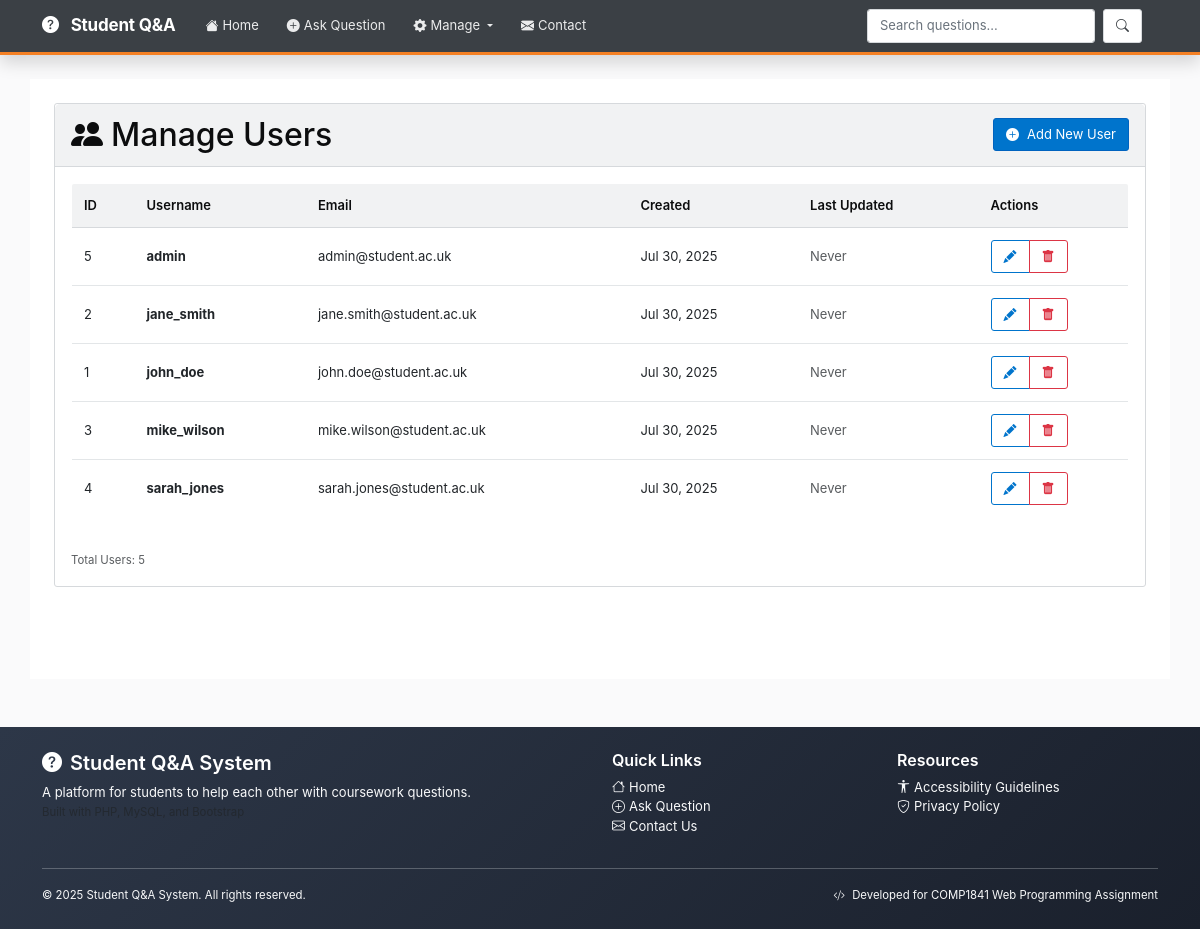
The page /manage_users.php on the database its author committed.
### tables this page shows
CREATE TABLE users (
    user_id INT PRIMARY KEY AUTO_INCREMENT,
    username VARCHAR(50) NOT NULL UNIQUE,
    email VARCHAR(100) NOT NULL UNIQUE,
    created_at TIMESTAMP DEFAULT CURRENT_TIMESTAMP,
    updated_at TIMESTAMP DEFAULT CURRENT_TIMESTAMP ON UPDATE CURRENT_TIMESTAMP
);

### modules/users.php (called while the page is built, shortened)
<?php
function getAllUsers()
{
    try {
        $pdo = getDbConnection();
        $stmt = $pdo->query("SELECT * FROM users ORDER BY username ASC");
        return $stmt->fetchAll();
    } catch (Exception $e) {
        error_log("Error getting users: " . $e->getMessage());
        return [];
    }
}
?>

### manage_users.php (the view, shortened to what this page needs)
<?php
require_once 'modules/users.php';
$users = getAllUsers();
include 'includes/header.php';
?>
<div class="row">
    <div class="col-12">
        <div class="card">
            <div class="card-header">
                <div class="d-flex justify-content-between align-items-center">
                    <h2 class="mb-0">
                        <i class="bi bi-people-fill me-2"></i>Manage Users
                    </h2>
                    <button class="btn btn-primary" data-bs-toggle="modal" data-bs-target="#addUserModal">
                        <i class="bi bi-plus-circle-fill me-2"></i>Add New User
                    </button>
                </div>
            </div>
            <div class="card-body">
                <?php if (empty($users)): ?>
                    <div class="text-center py-5">
                        <i class="bi bi-people display-1 text-muted mb-3"></i>
                        <h4 class="text-muted">No users found</h4>
                        <p class="text-muted mb-4">Add your first user to get started.</p>
                        <button class="btn btn-primary" data-bs-toggle="modal" data-bs-target="#addUserModal">
                            <i class="bi bi-plus-circle-fill me-2"></i>Add First User
                        </button>
                    </div>
                <?php else: ?>
                    <div class="table-responsive">
                        <table class="table table-hover">
                            <thead>
                                <tr>
                                    <th>ID</th>
                                    <th>Username</th>
                                    <th>Email</th>
                                    <th>Created</th>
                                    <th>Last Updated</th>
                                    <th width="150">Actions</th>
                                </tr>
                            </thead>
                            <tbody>
                                <?php foreach ($users as $user): ?>
                                    <tr>
                                        <td><?php echo $user['user_id']; ?></td>
                                        <td>
                                            <strong><?php echo htmlspecialchars($user['username']); ?></strong>
                                        </td>
                                        <td><?php echo htmlspecialchars($user['email']); ?></td>
                                        <td><?php echo date('M j, Y', strtotime($user['created_at'])); ?></td>
                                        <td>
                                            <?php
                                            if ($user['updated_at'] !== $user['created_at']) {
                                                echo date('M j, Y', strtotime($user['updated_at']));
                                            } else {
                                                echo '<span class="text-muted">Never</span>';
                                            }
                                            ?>
                                        </td>
                                        <td>
                                            <div class="btn-group btn-group-sm">
                                                <button class="btn btn-outline-primary"
                                                    onclick="editUser(<?php echo htmlspecialchars(json_encode($user)); ?>)">
                                                    <i class="bi bi-pencil-fill"></i>
                                                </button>
                                                <button class="btn btn-outline-danger"
                                                    onclick="deleteUser(<?php echo $user['user_id']; ?>, '<?php echo htmlspecialchars($user['username']); ?>')">
                                                    <i class="bi bi-trash-fill"></i>
                                                </button>
                                            </div>
                                        </td>
                                    </tr>
                                <?php endforeach; ?>
                            </tbody>
                        </table>
                    </div>
                    <div class="mt-3">
                        <small class="text-muted">
                            Total Users: <?php echo count($users); ?>
                        </small>
                    </div>
                <?php endif; ?>
            </div>
        </div>
    </div>
</div>
<?php include 'includes/footer.php'; ?>

### assets/css/style.css (style rules this page uses)
:root { --so-orange: #f48024; --so-orange-dark: #da670b; --so-blue: #0074cc; --so-blue-dark: #0063bf; --so-green: #5eba7d; --so-red: #d1383d; --so-yellow: #fff8dc; --so-gray-50: #fafafb; --so-gray-100: #f1f2f3; --so-gray-200: #e3e6e8; --so-gray-300: #d6d9dc; --so-gray-400: #9fa6ad; --so-gray-500: #6a737c; --so-gray-600: #525960; --so-gray-700: #3b4045; --so-gray-800: #2f3337; --so-gray-900: #232629; --so-white: #ffffff; --so-black: #0c0d0e; --shadow-sm: 0 1px 2px rgba(0, 0, 0, 0.05); --shadow-md: 0 1px 3px rgba(0, 0, 0, 0.1); --shadow-lg: 0 4px 6px rgba(0, 0, 0, 0.1); }
body { font-family: -apple-system, BlinkMacSystemFont, "Segoe UI Adjusted", "Segoe UI", "Liberation Sans", sans-serif; line-height: 1.5; background-color: var(--so-gray-50); color: var(--so-black); font-size: 13px; }
.card { border: 1px solid var(--so-gray-300); background-color: var(--so-white); border-radius: 3px; box-shadow: none; transition: all 0.15s ease; overflow: visible; }
.card-header { background-color: var(--so-gray-100); color: var(--so-black); border-bottom: 1px solid var(--so-gray-300); font-weight: 600; border-radius: 3px 3px 0 0; padding: 12px 16px; font-size: 15px; }
.card-header h1, .card-header h2, .card-header h3, .card-header h4, .card-header h5, .card-header h6 { color: var(--so-black); margin-bottom: 0; }
.btn { font-weight: 400; border-radius: 3px; transition: all 0.1s ease; padding: 8px 12px; border: 1px solid; font-size: 13px; line-height: 1.15384615; }
.btn-primary { background-color: var(--so-blue); border-color: var(--so-blue-dark); color: var(--so-white); }
.btn-outline-primary { border: 1px solid var(--so-blue); color: var(--so-blue); background-color: transparent; }
.table { background-color: var(--so-white); border-radius: 3px; overflow: hidden; box-shadow: none; border: 1px solid var(--so-gray-300); }
.table thead th { background-color: var(--so-gray-100); color: var(--so-black); border-bottom: 1px solid var(--so-gray-300); font-weight: 600; padding: 12px; font-size: 13px; }
.table tbody tr { transition: background-color 0.1s ease; }
.table tbody td { padding: 12px; border-color: var(--so-gray-200); vertical-align: middle; font-size: 13px; }

### rows shown on the page
users: user_id "5", username "admin", email "admin@student.ac.uk", created_at "Jul 30, 2025", shows "Never"
users: user_id "2", username "jane_smith", email "jane.smith@student.ac.uk", created_at "Jul 30, 2025", shows "Never"
users: user_id "1", username "john_doe", email "john.doe@student.ac.uk", created_at "Jul 30, 2025", shows "Never"
users: user_id "3", username "mike_wilson", email "mike.wilson@student.ac.uk", created_at "Jul 30, 2025", shows "Never"
users: user_id "4", username "sarah_jones", email "sarah.jones@student.ac.uk", created_at "Jul 30, 2025", shows "Never"

### other values the page prints
count($users) "5"
